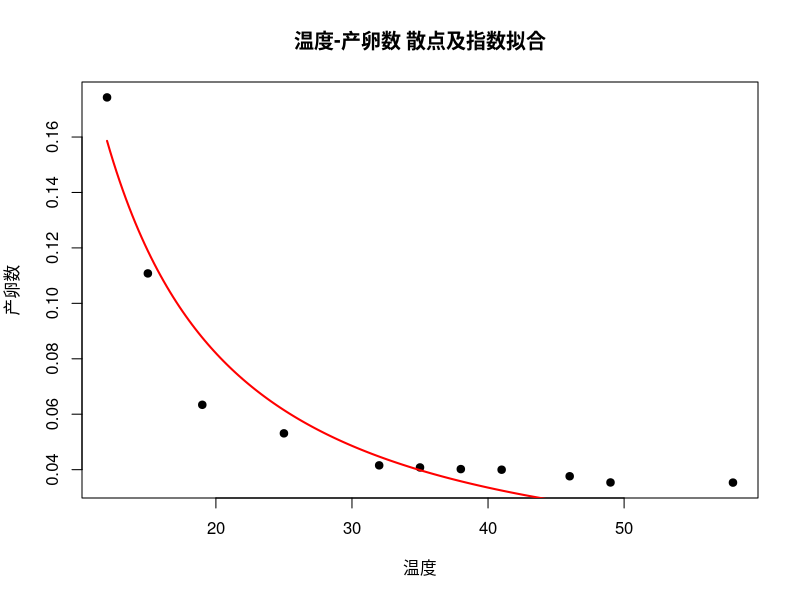
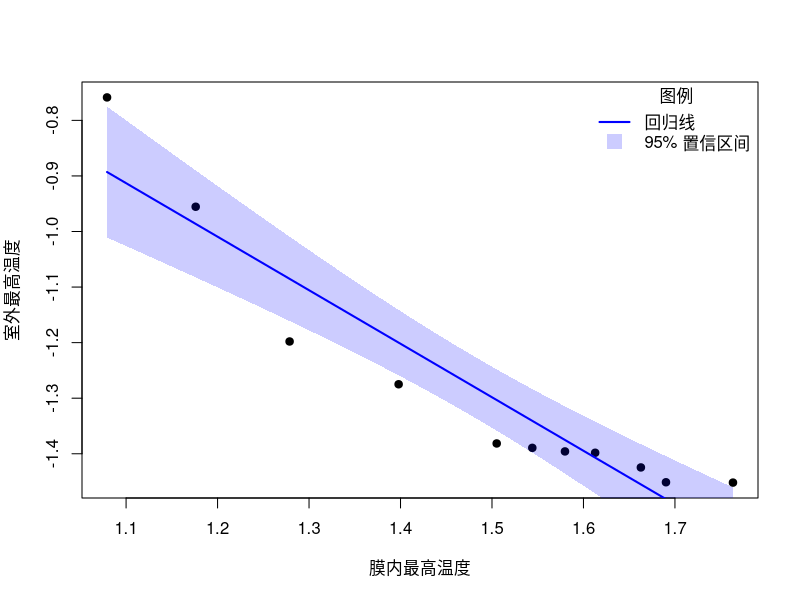

Here is the R script that generated these plots, in order:
#例9-4
x <- c(12,15,19,25,32,35,38,41,46,49,58)
y <- c(0.17430,0.11080,0.06340,0.05310,0.04155,0.04080,0.04020,0.03998,0.03762,0.03538,0.03533)

data <- data.frame(x, y)

# 1. 画散点图
plot(data$x, data$y,
     xlab = "温度",
     ylab = "产卵数",
     pch  = 19,
     main = "温度-产卵数 散点及指数拟合")

# 2. 用 nls 拟合 y = a+b*log10(x)
exp.mod <- nls(y ~ a*x^b,
               data  = data,
               start = list(a = 1.4, b = -0.96))
summary(exp.mod)
# 查看拟合系数
coef(exp.mod)
#     a           b 
#（比如 a=1.23, b=0.20，具体值根据你的数据而定）

# 3. 在散点图上加上拟合曲线
#  3.1 生成细分的 x 供预测之用
x.seq <- seq(min(x), max(x), length.out = 200)
#  3.2 用拟合模型预测对应的 y 值
y.pred <- predict(exp.mod, newdata = data.frame(x = x.seq))
#  3.3 绘制曲线
lines(x.seq, y.pred, col = "red", lwd = 2)

x <- log10(x)
y<-log10(y)
data <- data.frame(x, y)
model <- lm(y ~ x, data = data)
summary(model)
confint(model)
plot(data$x, data$y,
     xlab  = "膜内最高温度",
     ylab  = "室外最高温度",
     pch   = 19)
# 2. 生成平滑的 x 序列，计算预测值和置信区间
x.seq <- seq(min(data$x), max(data$x), length.out = 100)
pred  <- predict(model,
                 newdata   = data.frame(x = x.seq),
                 interval  = "confidence",
                 level     = 0.95)

# 3. 绘制置信带（半透明多边形）
polygon(
  x      = c(x.seq, rev(x.seq)),
  y      = c(pred[,"lwr"], rev(pred[,"upr"])),
  col    = rgb(0, 0, 1, 0.2),
  border = NA
)

# 4. 添加回归拟合线
lines(x.seq, pred[,"fit"], col = "blue", lwd = 2, lty = 1)

# 5. 添加图例（包含置信区间说明）
legend("topright",
       legend = c("回归线", "95% 置信区间"),
       col    = c("blue", rgb(0, 0, 1, 0.2)),
       lty    = c(1, NA),
       lwd    = c(2, NA),
       pch    = c(NA, 15),
       pt.cex = c(NA, 2),
       pt.bg  = c(NA, rgb(0, 0, 1, 0.2)),
       title  = "图例",
       bty    = "n"
)
print(model$coefficients)
coef(model)

modelaov <- aov(y ~ x, data = data) 

# 7. 输出方差分析表
print(summary(modelaov))